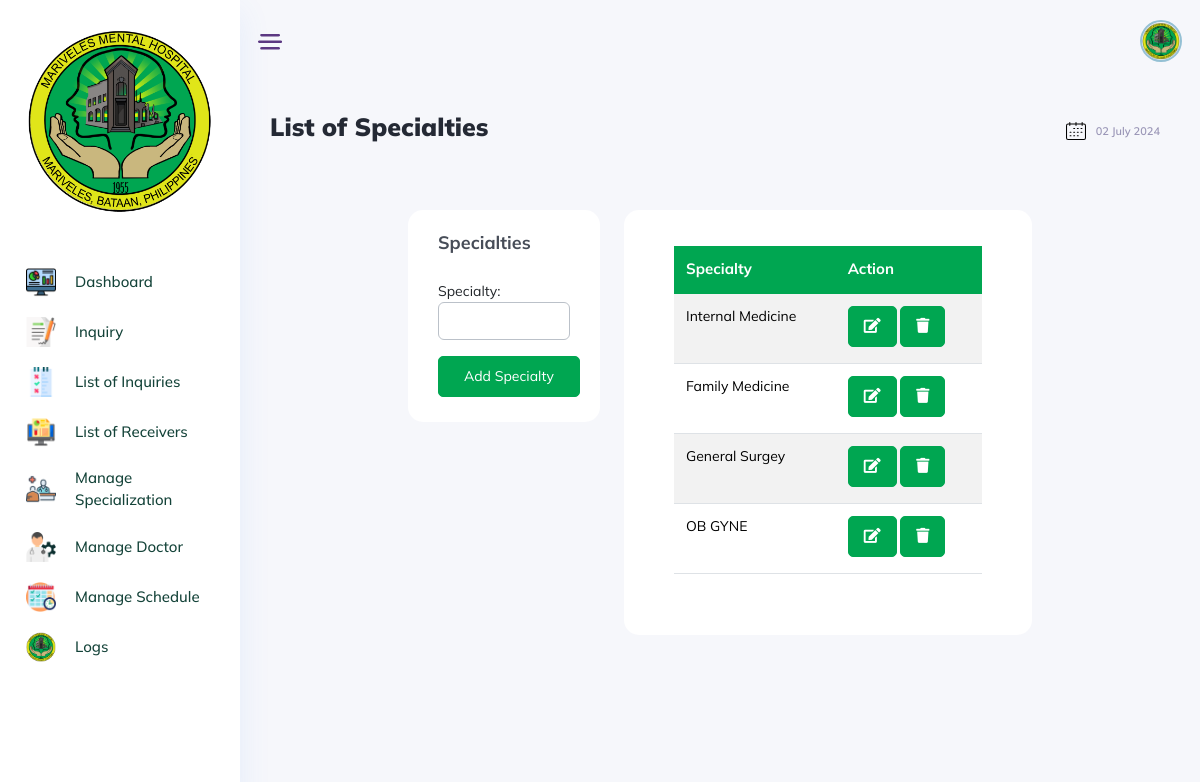
Page /manage_specialty-cess.php (signed in) on the committed database.
### tables this page shows
CREATE TABLE `specialties` (
  `id` int(11) NOT NULL,
  `specialty` varchar(50) NOT NULL
);

### manage_specialty-cess.php (the view, shortened to what this page needs)
<?php
include "include/config.php";
include "include/header.php";
include "include/sidebar.php";
$sql = "SELECT * FROM specialties";
$result = mysqli_query($db, $sql);
$specialties = mysqli_fetch_all($result, MYSQLI_ASSOC);
?>
<head>
    <link rel="stylesheet" href="https://cdnjs.cloudflare.com/ajax/libs/twitter-bootstrap/5.3.0/css/bootstrap.min.css">
    <link rel="stylesheet" href="https://cdn.datatables.net/2.0.7/css/dataTables.bootstrap5.css">
    <link rel="stylesheet" href="vendors/style1.css">
</head>
<body class="crm_body_bg">
    <section class="main_content dashboard_part large_header_bg">
        <?php include 'include/header-2.php'; ?>
        <div class="main_content_iner overly_inner ">
            <div class="container-fluid p-0 ">
                <div class="row">
                    <div class="col-12">
                        <div class="page_title_box d-flex flex-wrap align-items-center justify-content-between">
                            <div class="page_title_left d-flex align-items-center">
                                <h3 class="f_s_25 f_w_700 dark_text mr_30">List of Specialties</h3>
                            </div>
                            <div class="page_title_right">
                                <div class="page_date_button d-flex align-items-center">
                                    <img src="vendors/calender_icon.svg" alt="">
                                    <?php echo date('d F Y'); ?>
                                </div>
                            </div>
                        </div>
                    </div>
                </div>
                <div class="main_content_iner ">
                    <div class="container-fluid p-0 sm_padding_15px">
                        <div class="row justify-content-center">
                            <div class="col-lg-3">
                                <div class="white_card">
                                    <div class="white_card_header">
                                        <div class="box_header m-0">
                                            <div class="main-title">
                                                <h3 class="m-0">Specialties</h3>
                                            </div>
                                        </div>
                                    </div>
                                    <div class="white_card_body">
                                        <form id="specialtyForm">
                                            <label>Specialty:</label>
                                            <input type="text" class="form-control" id="specialty">
                                            <button type="submit" class="btn_1 mt-3">Add Specialty</button>
                                        </form>
                                    </div>
                                </div>
                            </div>
                            <div class="col-lg-6">
                                <div class="white_card card_height_100 mb_30">
                                    <div class="white_card_body pt-3 pb-6">
                                        <div class="bgc-white bd bdrs-3 p-20 mB-20">
                                            <div id="dataTable_wrapper" class="dataTables_wrapper">
                                                <table class="table table-striped" id="specialtyTable" role="grid" style="width: 100%;">
                                                    <thead>
                                                        <tr>
                                                            <th style="background: #00A651 !important;color: white !important;font-weight: 700;font-size: 15px !important;vertical-align: middle !important;">Specialty</th>
                                                            <th style="background: #00A651 !important;color: white !important;font-weight: 700;font-size: 15px !important;vertical-align: middle !important;">Action</th>
                                                        </tr>
                                                    </thead>
                                                    <tbody>
                                                        <?php foreach ($specialties as $row) : ?>
                                                            <tr>
                                                                <td style="color: black; font-weight: 400"><?= $row['specialty']; ?></td>
                                                                <td>
                                                                    <button class='editBtn btn_1 mb-1' style="padding: 9px 15px!important;" data-id="<?= $row['id']; ?>"><i class="fas fa-edit"></i></button>
                                                                    <button class='deleteB btn_1 mb-1' style="padding: 9px 15px!important;" data-id="<?= $row['id']; ?>"><i class="fas fa-trash"></i></button>
                                                                </td>
                                                            </tr>
                                                        <?php endforeach; ?>
                                                    </tbody>
                                                </table>
                                            </div>
                                        </div>
                                    </div>
                                </div>
                            </div>
                        </div>
                    </div>
                </div>
            </div>
        </div>
    </section>
    <?php include('include/footer.php'); ?>

### include/sidebar.php (style rules this page uses)
body { font-family: Mulish, sans-serif !important; }

### manage_specialty-cess.php (style rules this page uses)
tbody td { font-size: 14px !important; }
.btn_1 { background-color: #0d560d; border: 1px solid #0d560d; }
.btn_1 i { font-size: 15px; padding-right: 0px !important; }
.table>:not(:last-child)>:last-child>* { border-bottom-color: #00A651 !important; }

### rows in the picture
specialties: specialty "Internal Medicine"
specialties: specialty "Family Medicine"
specialties: specialty "General Surgey"
specialties: specialty "OB GYNE"
